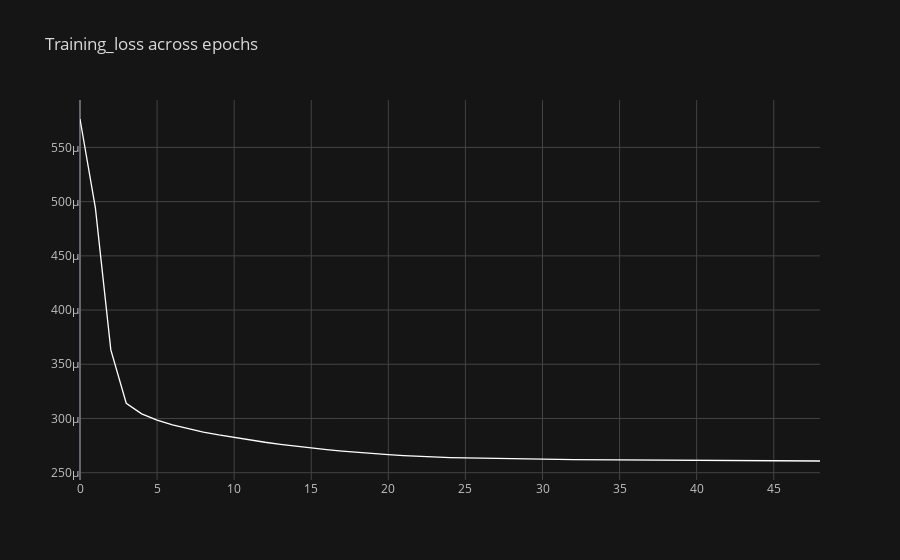

Notebook code for this chart:
### Code cell
print(len(np.arange(epoch)))
print(len(np.array(avg_train_losses)))
df = pd.DataFrame({
    "epochs": np.arange(epoch),
    "training_loss": np.array(avg_train_losses)[1:] # Remove the first value because outlier
    })

configure_plotly_browser_state()
df.iplot(kind='line', x='epochs', y=['training_loss'], color=['white'], 
         theme='solar', mode='lines', title='Training_loss across epochs')
plt.show()

### Figure 1 — Plotly figure (JSON) as saved in the notebook; plotly's stock layout.template omitted (floating-point values rounded to 4 significant figures)
{"data": [{"name": "training_loss", "text": "", "mode": "lines", "y": [0.0005762, 0.000494, 0.0003632, 0.0003141, 0.0003043, 0.0002985, 0.000294, 0.0002905, 0.0002875, 0.0002848, 0.0002824, 0.0002801, 0.0002781, 0.0002762, 0.0002744, 0.0002728, 0.0002713, 0.00027, 0.0002688, 0.0002676, 0.0002666, 0.0002657, 0.000265, 0.0002644, 0.000264, 0.0002636, 0.0002633, 0.000263, 0.0002628, 0.0002626, 0.0002624, 0.0002623, 0.0002621, 0.000262, 0.0002619, 0.0002618, 0.0002617, 0.0002616, 0.0002615, 0.0002614, 0.0002614, 0.0002613, 0.0002612, 0.0002611, 0.0002611, 0.000261, 0.0002609, 0.0002609, 0.0002608], "x": [0, 1, 2, 3, 4, 5, 6, 7, 8, 9, 10, 11, 12, 13, 14, 15, 16, 17, 18, 19, 20, 21, 22, 23, 24, 25, 26, 27, 28, 29, 30, 31, 32, 33, 34, 35, 36, 37, 38, 39, 40, 41, 42, 43, 44, 45, 46, 47, 48], "line": {"color": "rgba(255, 255, 255, 1.0)", "dash": "solid", "shape": "linear", "width": 1.3}, "type": "scatter"}], "layout": {"title": {"text": "Training_loss across epochs", "font": {"color": "#D9D9D9"}}, "paper_bgcolor": "#151516", "plot_bgcolor": "#151516", "yaxis": {"tickfont": {"color": "#C2C2C2"}, "zerolinecolor": "#666570", "title": {"text": "", "font": {"color": "#D9D9D9"}}, "gridcolor": "#434343", "showgrid": true}, "xaxis": {"tickfont": {"color": "#C2C2C2"}, "zerolinecolor": "#666570", "title": {"text": "", "font": {"color": "#D9D9D9"}}, "gridcolor": "#434343", "showgrid": true}, "legend": {"bgcolor": "#151516", "font": {"color": "#D9D9D9"}}}}
